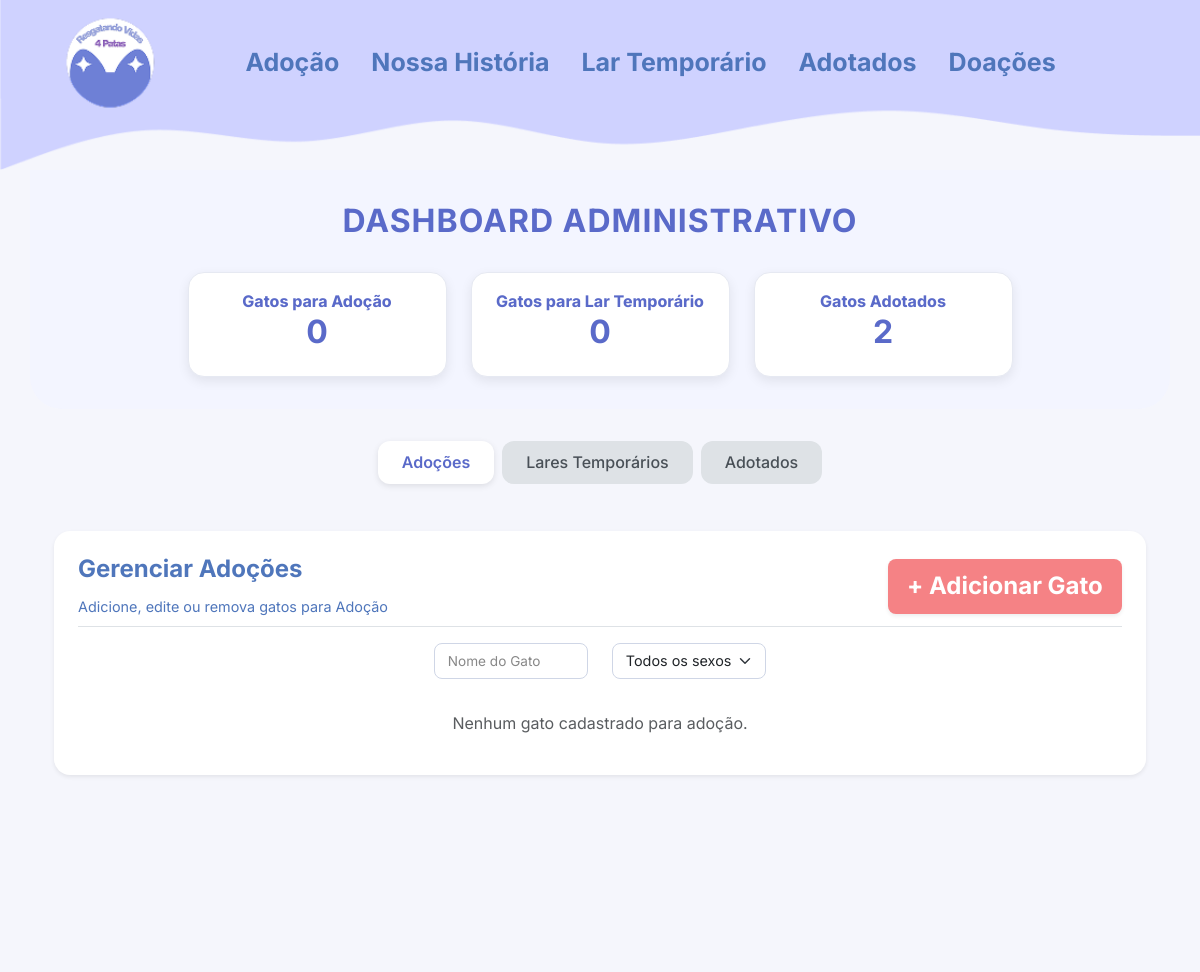
Page /gatos/dashboard_admin_adocoes (upper part) on the earlier database version.
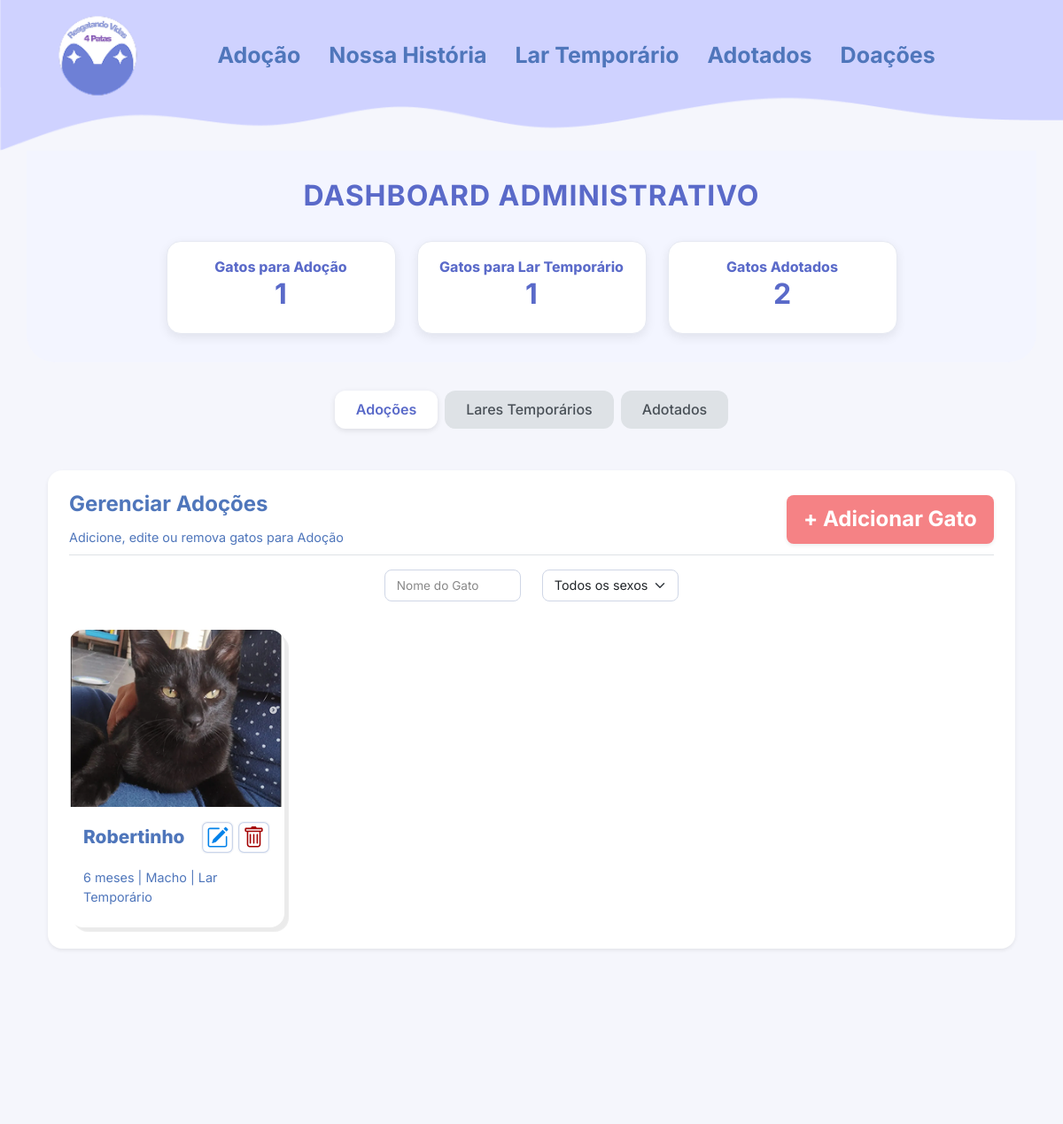
Same page on the later database version.
### gatos/models.py (models this page shows, shortened)
class Gato(models.Model):
    SEXO_CHOICES = [
        ("M", "Macho"),
        ("F", "Fêmea"),
    ]
    nome = models.CharField(max_length=100, verbose_name="Nome do gato")
    sexo = models.CharField(max_length=1, choices=SEXO_CHOICES, verbose_name="Sexo", blank=False, null=False)
    idade = models.CharField(max_length=10, verbose_name="Idade")
    descricao = models.TextField(max_length=10000, verbose_name="Sobre o gato")
    imagem = models.ImageField(upload_to="gatos/", verbose_name="Foto do gato")
    lar_temporario = models.BooleanField(default=False, verbose_name="Precisa de lar temporário")
    cuidado = models.ForeignKey(Cuidado, on_delete=models.CASCADE, verbose_name="Cuidados")
    temperamento = models.ForeignKey(Temperamento, on_delete=models.CASCADE, verbose_name="Temperamento")
    sociavel = models.ForeignKey(Sociavel, on_delete=models.CASCADE, verbose_name="Socialização")
    moradia = models.ForeignKey(Moradia, on_delete=models.CASCADE, verbose_name="Moradia adequada")
    adotado = models.BooleanField(default=False, verbose_name="Adotado")
    created_at = models.DateTimeField(auto_now_add=True, verbose_name="Criado em")
    updated_at = models.DateTimeField(auto_now=True, verbose_name="Atualizado em")
    class Meta:
        verbose_name = "Gato"
        verbose_name_plural = "Gatos"
        db_table = "gatos"
        ordering = ["-created_at"]

### gatos/views.py (the view)
# urls.py: path("dashboard_admin_adocoes", dashboard_admin_adocoes, name="dashboard_admin_adocoes"),   # Função para conseguir acessar a tela de DashBoard do Admin - Com os gatos para adoção
def dashboard_admin_adocoes(request):
    gatos = Gato.objects.all()
    gatos = gatos.exclude(id__in=Adotados.objects.values_list('gato_id', flat=True))
    nome = request.GET.get("nome")
    if nome:
        gatos = gatos.filter(nome__icontains=nome)
    sexo = request.GET.get("sexo")
    if sexo in ["M", "F"]:
        gatos = gatos.filter(sexo=sexo)
    context = {
        "gatos": gatos,
    }
    return render(request, "gatos/dashboard_admin_adocoes.html", context)

### gatos/context_processors.py (called while the page is built)
def dashboard_totals(request):
    total_para_adocao = Gato.objects.exclude(id__in=Adotados.objects.values("gato")).count()
    total_lar_temporario = Gato.objects.filter(lar_temporario=True).exclude(id__in=Adotados.objects.values("gato")).count()
    total_adotados = Adotados.objects.count()
    return {
        "total_para_adocao": total_para_adocao,
        "total_lar_temporario": total_lar_temporario,
        "total_adotados": total_adotados,
    }

### gatos/models.py (called while the page is built)
    def __str__(self):
        caracteristicas = []
        if self.docil:
            caracteristicas.append("Dócil")
        if self.agressivo:
            caracteristicas.append("Agressivo")
        if self.calmo:
            caracteristicas.append("Calmo")
        if self.brincalhao:
            caracteristicas.append("Brincalhão")
        if self.arisco:
            caracteristicas.append("Arisco")
        if self.independente:
            caracteristicas.append("Independente")
        if self.carente:
            caracteristicas.append("Carente")
        return ", ".join(caracteristicas) if caracteristicas else f"Temperamento {self.id}"

### gatos/templates/gatos/dashboard_admin_adocoes.html (shortened to what this page needs)
{% extends "ong/base_admin.html" %}
{% load static %}
{% block content%}
<link rel="stylesheet" href="{% static 'css/dashboard_admin_adocoes.css' %}">
<div class="container py-4">
    <div class="p-4 bg-white shadow-sm rounded-4">
        <div class="d-flex justify-content-between align-items-center mb-3 border-bottom pb-2">
            <div>
                <h2 class="fw-bold text-primary">Gerenciar Adoções</h2>
                <p class="subtitle-custom mb-0">Adicione, edite ou remova gatos para Adoção</p>
            </div>
            <a href="{% url 'gatos:adicionar_gato' %}" class="btn btn-danger fw-bold shadow-sm rounded-3"> + Adicionar Gato </a>
        </div>
        <form method="GET" action="">
            <div class="row justify-content-center mb-4">
                <div class="col-md-2 col-sm-4 mb-2">
                    <input type="text" name="nome" class="form-control form-control-sm search-input" placeholder="Nome do Gato" onkeyup="debounceSubmit(this.form, 600)" value="{{ request.GET.nome|default:'' }}">
                </div>
                <div class="col-md-2 col-sm-4 mb-2">
                    <select name="sexo" class="form-select form-select-sm search-input" onchange="this.form.submit()">
                        <option value="">Todos os sexos</option>
                    </select>
                </div>
            </div>
        </form>
        <div class="row g-4">
            {% for gato in gatos %}
            <div class="col-lg-3 col-md-4 col-sm-6">
                <div class="card abrir-modal-gato border-0 h-100 rounded-4 overflow-hidden"
                    data-nome="{{ gato.nome }}"
                    data-idade="{{ gato.idade }}"
                    data-sexo="{{ gato.get_sexo_display }}"
                    data-historia="{{ gato.descricao }}"
                    data-detalhes="{{ gato.temperamento }}, {{ gato.cuidado }}, {{ gato.sociavel }}, {{ gato.moradia }}"
                    data-imagem="{{ gato.imagem.url }}"
                    data-adotar="#">
                    {% if gato.imagem %}
                        <img src="{{ gato.imagem.url }}" class="card-img-top" alt="{{ gato.nome }}" style="object-fit: cover; height: 200px;">
                    {% else %}
                        <img src="https://placehold.co/300x200?text=Sem+Foto" class="card-img-top" alt="Sem imagem">
                    {%endif%}
                    <div class="card-body d-flex flex-column">
                        <div class="d-flex justify-content-between align-items-center mb-2">
                            <h5 class="card-title mb-0">{{ gato.nome }}</h5>
                            <div class="d-flex gap-1">
                                <a href="" class="btn btn-light p-1" title="Editar">
                                    <img src="{% static 'img/Icone_Editar.svg' %}" alt="Editar" style="width: 35px; height: 35px;">
                                </a>
                                <a href="javascript:void(0);" class="btn btn-light p-1 excluir-gato" data-id="{{ gato.id }}" data-nome="{{ gato.nome }}" title="Excluir">
                                    <img src="{% static 'img/Icone_Excluir.svg' %}" alt="Excluir" style="width: 35px; height: 35px;">
                                </a>
                            </div>
                        </div>
                        <p class="card-text mb-2"> {{ gato.idade }} |
                            {% if gato.sexo == 'M' %}
                            Macho
                            {% else %}
                            Fêmea
                            {% endif %}
                            {% if gato.lar_temporario == True %}
                            | Lar Temporário
                            {% endif %}
                        </p>
                    </div>
                </div>
            </div>
            {% empty %}
            <p class="text-muted text-center">Nenhum gato cadastrado para adoção.</p>
            {% endfor %}
        </div>
    </div>
</div>
{% endblock %}

Differences in the rows shown:
added Gato: imagem (picture), nome "Robertinho", idade "6 meses", sexo "Macho", lar_temporario "| Lar Temporário"
Other differences:
{{ total_para_adocao|default:"0" }}: "0" → "1"
{{ total_lar_temporario|default:"0" }}: "0" → "1"
text no longer shown: "Nenhum gato cadastrado para adoção."
